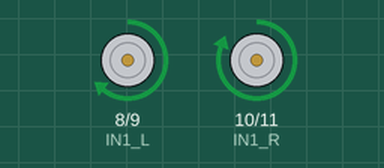
Simulated run of this sketch. Board: Arduino Uno, built with avr-gcc and run on an emulated ATmega328P. Parts: motor-driver pin pairs drawn as motors (green arrow = first pin HIGH = forward, orange = second pin HIGH = backward, longer = more drive, scaled by the enable pin). What the sketch prints to the serial monitor is not drawn.

Above: at 1.5 s.
At 6.0 s:
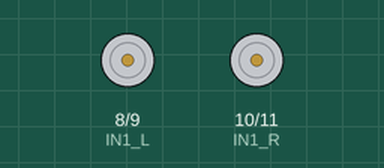
Timing chart, 0 to 7.9 s (numbered marks = the images above):
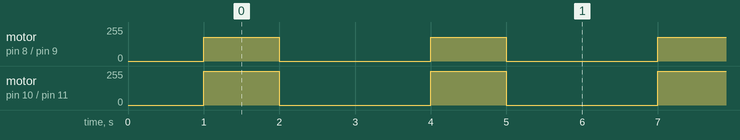

Measured:
- by itself, motor on pin 8 (IN1_L) / pin 9 (IN2_L): alternates forward 180/255 for 1.0 s and stopped for 2.0 s
- by itself, motor on pin 10 (IN1_R) / pin 11 (IN2_R): alternates forward 255/255 for 1.0 s and stopped for 2.0 s

The sketch:

RoboMove.ino
```cpp
//Motore sinistro
const int IN1_L = 8;
const int IN2_L = 9;
const int PWM_L = 6;

//Motore destro
const int IN1_R = 10;
const int IN2_R = 11;
const int PWM_R = 7;

//Encoder?
/*
const int ENC_L_A = 2;
const int ENC_L_B = 4;
const int ENC_R_A = 3;
const int ENC_R_B = 5;
*/

const int MOTOR_PWM = 180;

void setup() {
    pinMode(IN1_L, OUTPUT);
    pinMode(IN2_L, OUTPUT);
    pinMode(PWM_L, OUTPUT);

    pinMode(IN1_R, OUTPUT);
    pinMode(IN2_R, OUTPUT);
    pinMode(PWM_R, OUTPUT);

    Serial.begin(115200);
    delay(1000);
    Serial.println("Test motori start");
}

void loop() {
    driveForwardRaw();
    delay(1000); // 1 s avanti

    stopMotors();
    delay(2000); // 2 s fermo
}

void driveForwardRaw() {
  // avanti per entrambi, correggi se uno va al contrario
  digitalWrite(IN1_L, HIGH);
  digitalWrite(IN2_L, LOW);
  analogWrite(PWM_L, MOTOR_PWM);

  digitalWrite(IN1_R, HIGH);
  digitalWrite(IN2_R, LOW);
  analogWrite(PWM_R, MOTOR_PWM);
}

void stopMotors() {
  analogWrite(PWM_L, 0);
  analogWrite(PWM_R, 0);
}
```
